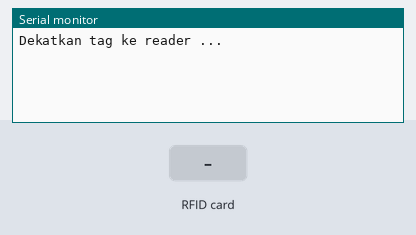
Simulated run of this sketch. Board: Arduino Uno, built with avr-gcc and run on an emulated ATmega328P. On the bench: the last lines printed to the serial monitor. The inputs (shaded band) are chosen by the test bench.

Above: at 1.2 s.
1.3 s: RFID card D0 A9 B1 4C held to the reader
At 1.8 s:
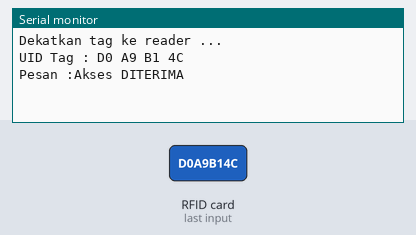
2.8 s: RFID card 5E 7A 19 C4 held to the reader
At 5.5 s:
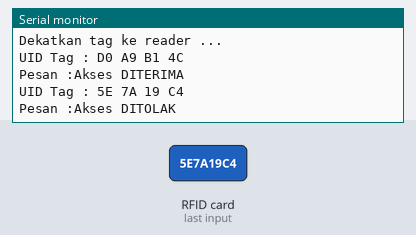

Measured:
- after the input at 1.3 s, the serial monitor: prints a new line at once (image 1)
- after the input at 2.8 s, the serial monitor: prints a new line after 1.5 s (image 2)

The sketch:

RFIDAccess.ino
```cpp
#include <MFRC522.h>
#include <SPI.h>

#define SS_PIN 10
#define RST_PIN 9
//Isikan dengan UID dari tag yang ada
String cardID = "D0 A9 B1 4C";
MFRC522 mfrc522(SS_PIN, RST_PIN);

void setup() {
  // put your setup code here, to run once:
  Serial.begin(9600);
  SPI.begin();
  mfrc522.PCD_Init();
  Serial.println("Dekatkan tag ke reader ...");
  Serial.println();
}

void loop() {
  // put your main code here, to run repeatedly:
  if (! mfrc522.PICC_IsNewCardPresent())
  {
    return;
  }
  if (! mfrc522.PICC_ReadCardSerial())
  {
    return;
  }

  Serial.print("UID Tag :");
  String content = "";
  for (byte i = 0; i < mfrc522.uid.size; i++)
  {
    Serial.print(mfrc522.uid.uidByte[i] < 0x10 ? " 0" : " ");
    Serial.print(mfrc522.uid.uidByte[i], HEX);
    content.concat(String(mfrc522.uid.uidByte[i] < 0x10 ? " 0" : " "));
    content.concat(String(mfrc522.uid.uidByte[i], HEX));
  }
  Serial.println();
  Serial.print("Pesan :");
  content.toUpperCase();
  if (content.substring(1) == cardID)
  {
    Serial.println("Akses DITERIMA");
    Serial.println();
    delay(3000);
  }
  else
  {
    Serial.println("Akses DITOLAK");
    delay(3000);
  }
}
```
